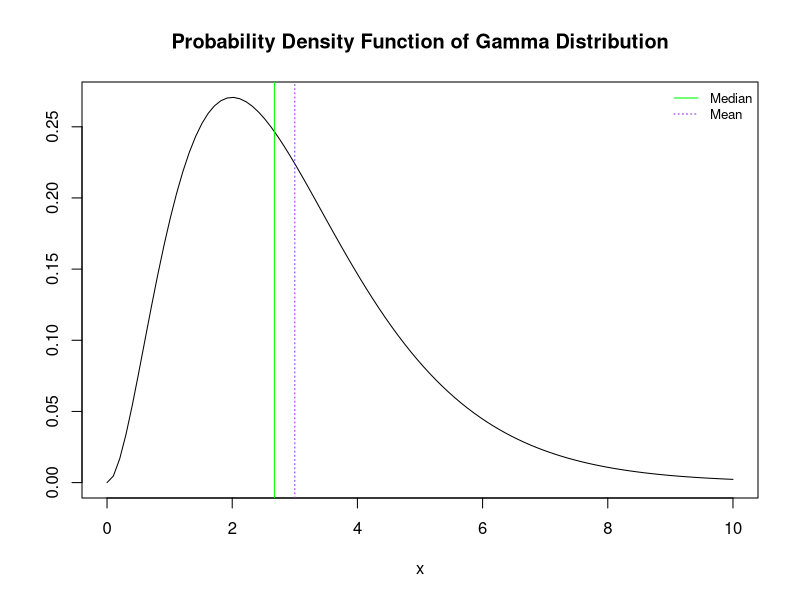
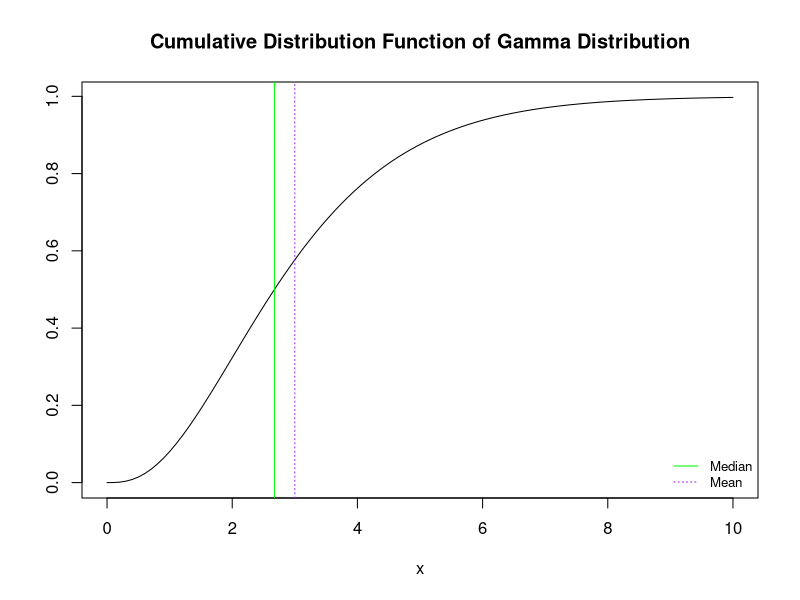
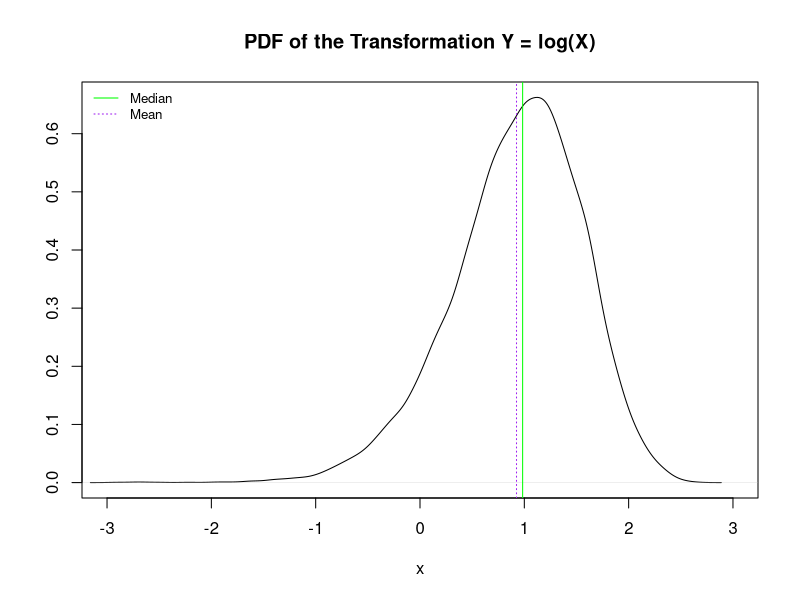
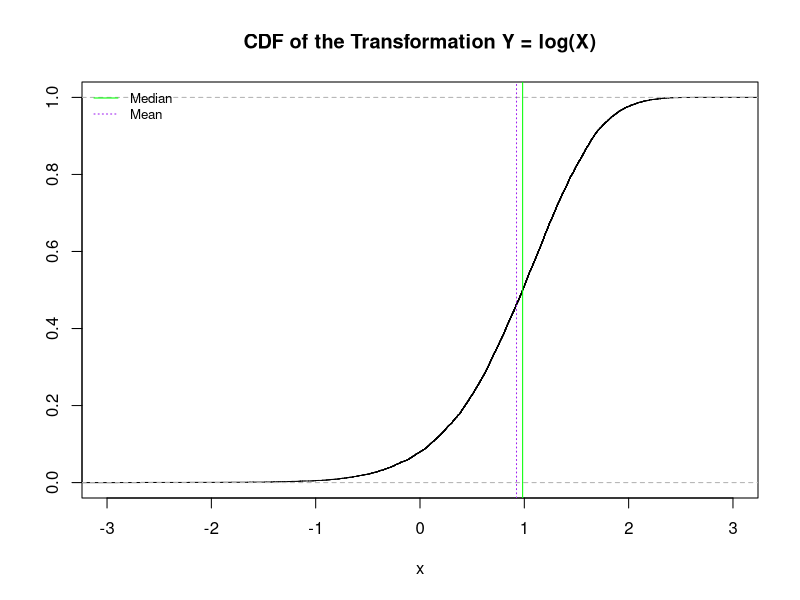
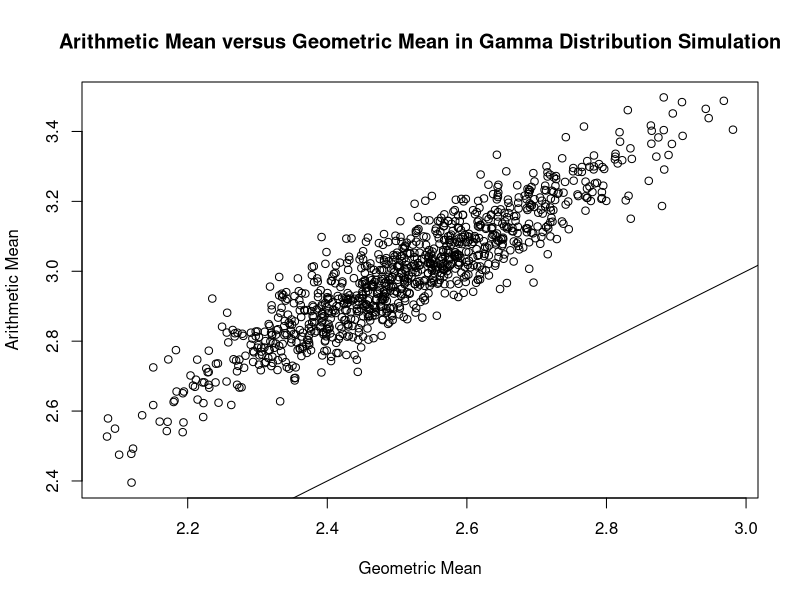
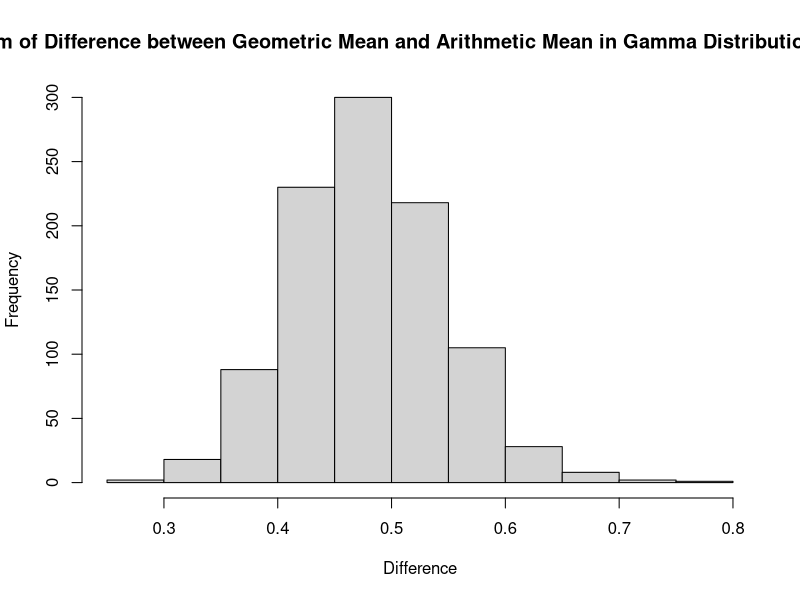
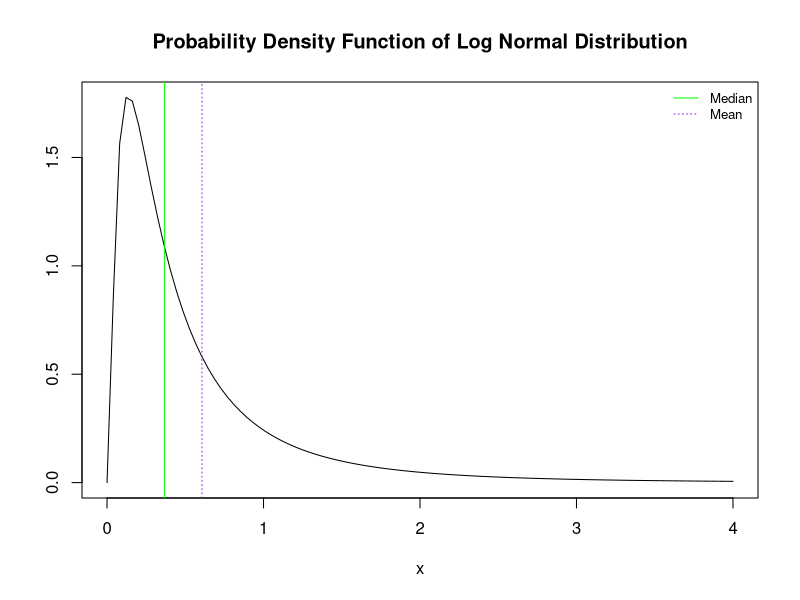
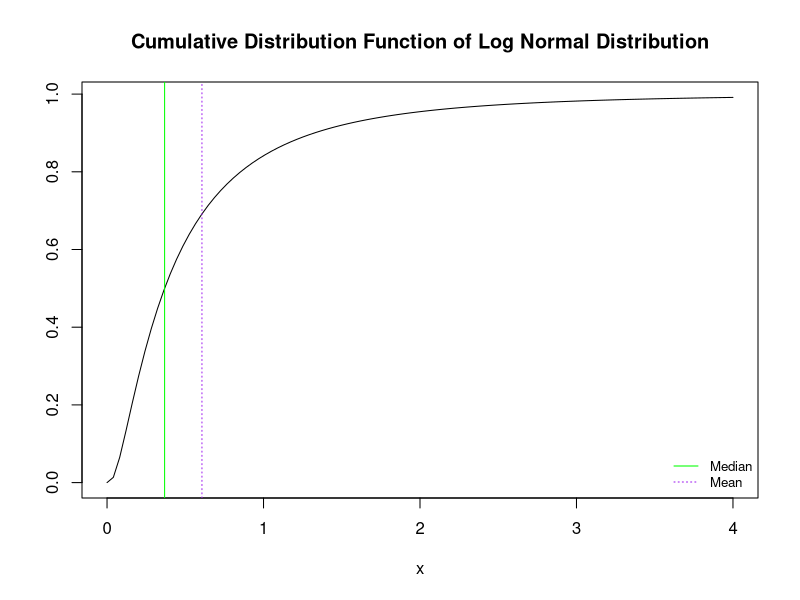

Recreate these plots in R, in order.
## ---- chunk 1
knitr::opts_chunk$set(echo = TRUE)
## ---- chunk 2
library(tidyverse)
library(ggplot2)
## ---- chunk 3
#X ~ Gamma(3,1)
#Gamma Q1
g_mean <- 3*1
g_median <- qgamma(.5, shape=3, scale=1)

#Gamma PDF
x <- seq(0, 10, length.out=100)
y <- dgamma(x, shape=3, scale=1)
plot(x, y, type="l", main = "Probability Density Function of Gamma Distribution", xlab="x", ylab="", xlim=c(floor(min(x)),ceiling(max(x))))
abline(v = g_median, col = "green")
abline(v = g_mean, col = "purple", lty=3)
legend("topright", c("Median","Mean"), col = c("green","purple"), lty=c(1,3), bty = "n", cex=.8)

#Gamma CDF
z <- pgamma(x, shape=3, scale=1)
plot(x, z, type="l", main = "Cumulative Distribution Function of Gamma Distribution", xlab="x", ylab="", xlim=c(floor(min(x)),ceiling(max(x))))
abline(v = g_median, col = "green")
abline(v = g_mean, col = "purple", lty=3)
legend("bottomright", c("Median","Mean"), col = c("green","purple"), lty=c(1,3), bty = "n", cex=.8)
## ---- chunk 4
#Gamma Q2
g2_one_series <- function(times, shape, scale){
  o <- rgamma(times, shape, scale)
  p <- log(o)
  q <- density(p)
  r <- ecdf(p)
  plot(q, main = "PDF of the Transformation Y = log(X)", xlab = "x", ylab = "", xlim=c(floor(min(p)),ceiling(max(p))))
  abline(v = median(p), col = "green")
  abline(v = mean(p), col = "purple", lty=3)
  legend("topleft", c("Median","Mean"), col =       c("green","purple"), lty=c(1,3), bty = "n", cex = .8)
  
  plot(r, main = "CDF of the Transformation Y = log(X)", xlab = "x", ylab = "", xlim=c(floor(min(p)),ceiling(max(p))))
  abline(v = median(p), col = "green")
  abline(v = mean(p), col = "purple", lty=3)
  legend("topleft", c("Median","Mean"), col = c("green","purple"), lty=c(1,3), bty = "n", cex=.8)
}
g2_one_series(10000,3,1)
## ---- chunk 5
gm_mean = function(x, na.rm=TRUE, zero.propagate = FALSE){
  if(any(x < 0, na.rm = TRUE)){
    return(NaN)
  }
  if(zero.propagate){
    if(any(x == 0, na.rm = TRUE)){
      return(0)
    }
    exp(mean(log(x), na.rm = na.rm))
  } else {
    exp(sum(log(x[x > 0]), na.rm=na.rm) / length(x))
  }
}
## ---- chunk 6
#Gamma Q3
g3_one_series <- function(sample, size, shape, scale){
  gm <- rep(NA, length(sample))
  am <- rep(NA, length(sample))
  for (i in 1:sample){
    s <- rgamma(size, shape, scale)
    gm[i] <- gm_mean(s)
    am[i] <- mean(s)
  }
  plot(gm, am, xlab ="Geometric Mean",ylab = "Arithmetic Mean", main = "Arithmetic Mean versus Geometric Mean in Gamma Distribution Simulation")
  abline(coef=c(0,1))
}
g3_one_series(1000, 100, 3, 1)
## ---- chunk 7
#Gamma Q4
g4_one_series <- function(sample, size, shape, scale){
  gm <- rep(NA, length(sample))
  am <- rep(NA, length(sample))
  diff <- rep(NA, length(sample))
  for (i in 1:sample){
    s <- rgamma(size, shape, scale)
    gm[i] <- gm_mean(s)
    am[i] <- mean(s)
    diff[i] <- am[i] - gm[i]
  }
  hist(diff, xlab ="Difference", main = "Histogram of Difference between Geometric Mean and Arithmetic Mean in Gamma Distribution Simulation")
}
g4_one_series(1000, 100, 3, 1)
## ---- chunk 8
#X ~ Log Normal(-1,1)
#LN Q1
ln_mean = exp(-1+(1/2)*1^2)
ln_median = qlnorm(0.5, -1 , 1)

#LN PDF
x <- seq(0,4,length.out=100)
y <- dlnorm(x, -1, 1)
plot(x, y, type="l", main = "Probability Density Function of Log Normal Distribution", xlab="x", ylab="", xlim=c(floor(min(x)),ceiling(max(x))))
abline(v = ln_median, col = "green")
abline(v = ln_mean, col = "purple", lty=3)
legend("topright", c("Median","Mean"), col = c("green","purple"), lty=c(1,3), bty = "n", cex=.8)

#LN CDF
z <- plnorm(x, -1, 1)
plot(x, z, type="l", main = "Cumulative Distribution Function of Log Normal Distribution", xlab="x", ylab="", xlim=c(floor(min(x)),ceiling(max(x))))
abline(v = ln_median, col = "green")
abline(v = ln_mean, col = "purple", lty=3)
legend("bottomright", c("Median","Mean"), col = c("green","purple"), lty=c(1,3), bty = "n", cex=.8)
## ---- chunk 9
#LN Q2
g2_one_series <- function(times, m, l){
  o <- rlnorm(times, m, l)
  p <- log(o)
  q <- density(p)
  r <- ecdf(p)
  plot(q, main = "PDF of the Transformation Y = log(X)", xlab = "x", ylab = "", xlim=c(floor(min(p)),ceiling(max(p))))
  abline(v = median(p), col = "green")
  abline(v = mean(p), col = "purple", lty=3)
  legend("topleft", c("Median","Mean"), col =       c("green","purple"), lty=c(1,3), bty = "n", cex = .8)
  
  plot(r, main = "CDF of the Transformation Y = log(X)", xlab = "x", ylab = "", xlim=c(floor(min(p)),ceiling(max(p))))
  abline(v = median(p), col = "green")
  abline(v = mean(p), col = "purple", lty=3)
  legend("bottomright", c("Median","Mean"), col = c("green","purple"), lty=c(1,3), bty = "n", cex=.8)
}
g2_one_series(10000,-1,1)
## ---- chunk 10
#LN Q3
g3_one_series <- function(sample, size, m, l){
  gm <- rep(NA, length(sample))
  am <- rep(NA, length(sample))
  for (i in 1:sample){
    s <- rlnorm(size, m, l)
    gm[i] <- gm_mean(s)
    am[i] <- mean(s)
  }
  plot(gm, am, xlab ="Geometric Mean",ylab = "Arithmetic Mean", main = "Arithmetic Mean versus Geometric Mean in Log Normal Distribution Simulation")
  abline(coef=c(0,1))
}
g3_one_series(1000, 100, -1, 1)
## ---- chunk 11
#LN Q4
g4_one_series <- function(sample, size, m, l){
  gm <- rep(NA, length(sample))
  am <- rep(NA, length(sample))
  diff <- rep(NA, length(sample))
  for (i in 1:sample){
    s <- rlnorm(size, m, l)
    gm[i] <- gm_mean(s)
    am[i] <- mean(s)
    diff[i] <- am[i] - gm[i]
  }
  hist(diff, xlab ="Difference", main = "Histogram of Difference between Geometric Mean and Arithmetic Mean in Log Normal Distribution Simulation")
}
g4_one_series(1000, 100, -1, 1)
## ---- chunk 12
#X ~ UNIFORM(0, 12)
#U Q1
u_mean = 6
u_median = qunif(0.5, 0, 12)

#U PDF
x = seq(0, 20, by = 0.01)
y <- dunif(x, 0, 12)
plot(x, y, type="l", main = "Probability Density Function of Uniform Distribution", xlab="x", ylab="", xlim=c(floor(min(x)),ceiling(max(x))))
abline(v = u_median, col = "green")
abline(v = u_mean, col = "purple", lty=3)
legend("topright", c("Median","Mean"), col = c("green","purple"), lty=c(1,3), bty = "n", cex=.8)

#U CDF
z <- punif(x, 0, 12)
plot(x, z, type="l", main = "Cumulative Distribution Function of Uniform Distribution", xlab="x", ylab="", xlim=c(floor(min(x)),ceiling(max(x))))
abline(v = u_median, col = "green")
abline(v = u_mean, col = "purple", lty=3)
legend("bottomright", c("Median","Mean"), col = c("green","purple"), lty=c(1,3), bty = "n", cex=.8)
## ---- chunk 13
#U Q2
g2_one_series <- function(times, m, l){
  o <- runif(times, m, l)
  p <- log(o)
  q <- density(p)
  r <- ecdf(p)
  plot(q, main = "PDF of the Transformation Y = log(X)", xlab = "x", ylab = "", xlim=c(floor(min(p)),ceiling(max(p))))
  abline(v = median(p), col = "green")
  abline(v = mean(p), col = "purple", lty=3)
  legend("topleft", c("Median","Mean"), col =       c("green","purple"), lty=c(1,3), bty = "n", cex = .8)
  
  plot(r, main = "CDF of the Transformation Y = log(X)", xlab = "x", ylab = "", xlim=c(floor(min(p)),ceiling(max(p))))
  abline(v = median(p), col = "green")
  abline(v = mean(p), col = "purple", lty=3)
  legend("topleft", c("Median","Mean"), col = c("green","purple"), lty=c(1,3), bty = "n", cex=.8)
}
g2_one_series(10000,0,12)
## ---- chunk 14
#U Q3
g3_one_series <- function(sample, size, min, max){
  gm <- rep(NA, length(sample))
  am <- rep(NA, length(sample))
  for (i in 1:sample){
    s <- runif(size, min, max)
    gm[i] <- gm_mean(s)
    am[i] <- mean(s)
  }
  plot(gm, am, xlab ="Geometric Mean",ylab = "Arithmetic Mean", main = "Arithmetic Mean versus Geometric Mean in Uniform Distribution Simulation")
  abline(coef=c(0,1))
}
g3_one_series(1000, 100, 0, 12)
## ---- chunk 15
#U Q4
g4_one_series <- function(sample, size, min, max){
  gm <- rep(NA, length(sample))
  am <- rep(NA, length(sample))
  diff <- rep(NA, length(sample))
  for (i in 1:sample){
    s <- runif(size, min, max)
    gm[i] <- gm_mean(s)
    am[i] <- mean(s)
    diff[i] <- am[i] - gm[i]
  }
  hist(diff, xlab ="Difference", main = "Histogram of Difference between Geometric Mean and Arithmetic Mean in Uniform Distribution Simulation")
}
g4_one_series(1000, 100, 0, 12)
## ---- chunk 16
p2_one_series <- function(sample, size){
    am <- rep(NA, length(sample))
    gm <- rep(NA, length(sample))
    diff <- rep(NA, length(sample))
    X = NA
  for (i in 1:size){
    X = sample(sample, size, replace = TRUE)
    gm[i] <- gm_mean(X)
    am[i] <- mean(X)
    diff[i]=am[i]-gm[i]
  }
  mean(diff)
}
p2_one_series(1000,100)
## ---- chunk 17
p3_one_series <- function(sample, size){
    el <- rep(NA, length(sample))
    le <- rep(NA, length(sample))
    diff <- rep(NA, length(sample))
    X = NA
  for (i in 1:size){
    X = sample(sample, size, replace = TRUE)
    el[i]=mean(log(X))
    le[i]=log(mean(X))
    diff[i]=el[i]-le[i]
  }
  mean(diff)
}
p3_one_series(1000,100)
